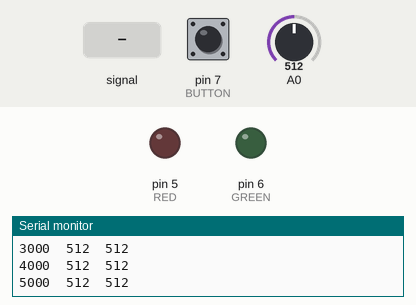
Recording of a sketch running on a simulated Arduino Uno, built with avr-gcc and run on an emulated ATmega328P. Shown: output pins drawn as LEDs (lit = HIGH), the last lines printed to the serial monitor. The test bench sets the inputs (shaded band); at power-on: A0 = 512, pin 7 (BUTTON) LOW.

Above: at 1.2 s.
1.3 s: A0 fed a 200 Hz sine of ±81 counts around its level
At 1.9 s:
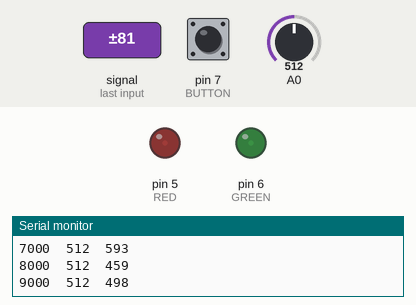
2.8 s: A0 set to 716
At 3.8 s:
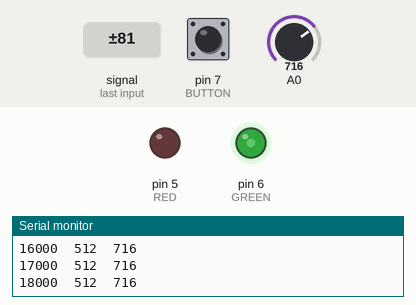
4.3 s: A0 set to 900
At 4.8 s:
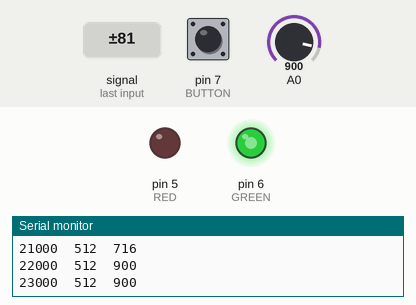
5.8 s: A0 fed a 200 Hz sine of ±81 counts around its level
Timing chart, 0 to 7.4 s (numbered marks = the images above; inputs shaded):
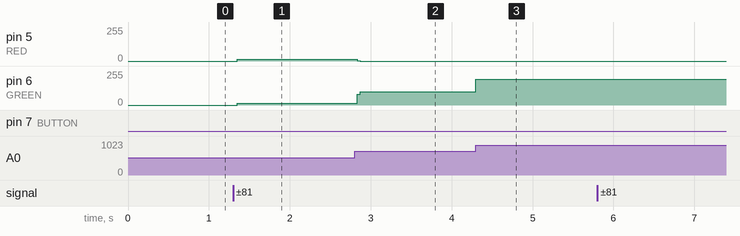

The sketch:

redgreenAdvanced.ino
```cpp
#define RED 5
#define GREEN 6
#define BUTTON 7
#define BOX 20

int joystick;
bool button;
int js_rest = 0;
int red, green;
short loopdex = 0;
int i;

void setup() {
  // put your setup code here, to run once:
  pinMode(RED, OUTPUT);
  pinMode(GREEN, OUTPUT);
  pinMode(BUTTON, INPUT);

  Serial.begin(9600);
  for (i = 0; i < BOX; i++) {
    js_rest += analogRead(A0);
  }
  js_rest = floor(js_rest / BOX);
}

void loop() {
  // put your main code here, to run repeatedly:
  joystick = analogRead(A0);
  button = digitalRead(BUTTON);
  if (button) {
    js_rest = 0;
    for (i = 0; i < BOX; i++) {
      js_rest += analogRead(A0);
    }
    js_rest = floor(js_rest / BOX);
  }
  if (joystick > js_rest) {
    green = map(joystick, js_rest, 1024, 0, 255);
    red = 0;
  }
  else {
    red = map(joystick, 0, js_rest, -255, 0);
    red = -1 * red;
    green = 0;
  }
  analogWrite(RED, red);
  analogWrite(GREEN, green);
  if (loopdex % 1000 == 0)
  {
    Serial.print(loopdex);
    Serial.print("\t");
    Serial.print(js_rest);
    Serial.print("\t");
    Serial.println(joystick);
  }
  loopdex++;
}
```

Measured:
- after the input at 1.3 s, pin 5 (RED): 0/255 → 14/255 after 0.05 s; pin 6 (GREEN): 0/255 → 12/255 after 0.05 s
- after the input at 2.8 s, pin 5 (RED): 14/255 → 0/255 at once; pin 6 (GREEN): 12/255 → 101/255 at once
- after the input at 4.3 s, pin 6 (GREEN): 101/255 → 193/255 at once
